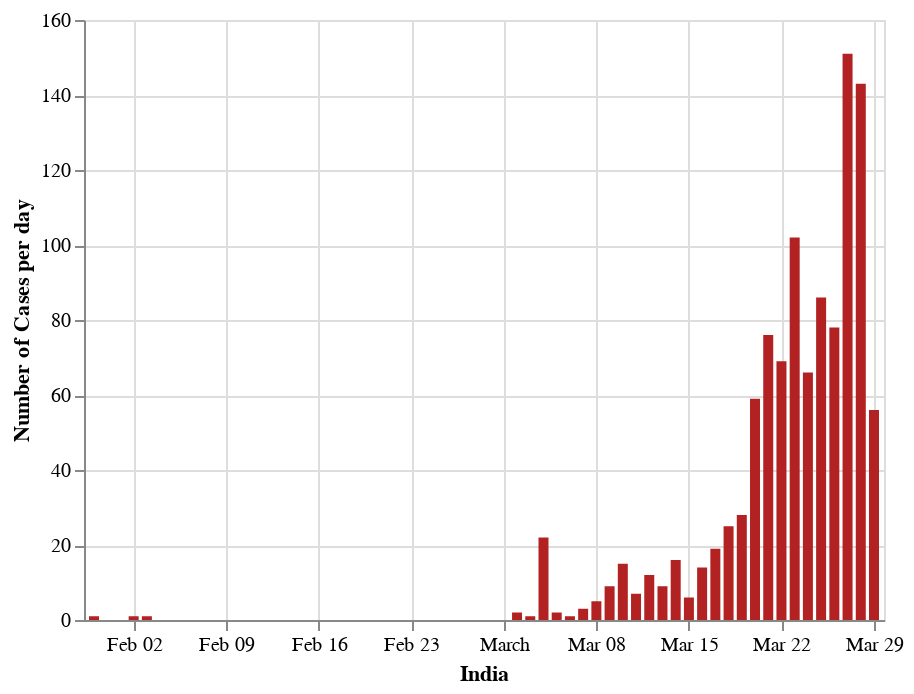

Notebook code cell kept with this figure:
### Code cell
#hide_input
import altair as alt
#draw_plot_alt(graph_df,14,"West Bengal")
wb_df=graph_df.reset_index()
wb_df=wb_df[["diagnosed_date",0]]
wb_df.rename(columns={0:'Cases'},inplace=True)
wb_df=wb_df.groupby("diagnosed_date").sum().reset_index()
#wb_df
alt.Chart(wb_df).mark_bar(color='firebrick').encode(
    alt.X('diagnosed_date', title='India'),
    alt.Y('sum(Cases)', title='Number of Cases per day')
).interactive()

### Figure 1 — Vega-Lite specification as saved in the notebook (floating-point values rounded to 4 significant figures)
{"config": {"view": {"continuousWidth": 400, "continuousHeight": 300}}, "data": {"name": "data-81d271074af3f658ad73b8535de563eb"}, "mark": {"type": "bar", "color": "firebrick"}, "encoding": {"x": {"type": "temporal", "field": "diagnosed_date", "title": "India"}, "y": {"type": "quantitative", "aggregate": "sum", "field": "Cases", "title": "Number of Cases per day"}}, "selection": {"selector150": {"type": "interval", "bind": "scales", "encodings": ["x", "y"]}}, "$schema": "https://vega.github.io/schema/vega-lite/v4.8.1.json", "datasets": {"data-81d271074af3f658ad73b8535de563eb": [{"diagnosed_date": "2020-01-30T00:00:00", "Cases": 1}, {"diagnosed_date": "2020-02-02T00:00:00", "Cases": 1}, {"diagnosed_date": "2020-02-03T00:00:00", "Cases": 1}, {"diagnosed_date": "2020-03-02T00:00:00", "Cases": 2}, {"diagnosed_date": "2020-03-03T00:00:00", "Cases": 1}, {"diagnosed_date": "2020-03-04T00:00:00", "Cases": 22}, {"diagnosed_date": "2020-03-05T00:00:00", "Cases": 2}, {"diagnosed_date": "2020-03-06T00:00:00", "Cases": 1}, {"diagnosed_date": "2020-03-07T00:00:00", "Cases": 3}, {"diagnosed_date": "2020-03-08T00:00:00", "Cases": 5}, {"diagnosed_date": "2020-03-09T00:00:00", "Cases": 9}, {"diagnosed_date": "2020-03-10T00:00:00", "Cases": 15}, {"diagnosed_date": "2020-03-11T00:00:00", "Cases": 7}, {"diagnosed_date": "2020-03-12T00:00:00", "Cases": 12}, {"diagnosed_date": "2020-03-13T00:00:00", "Cases": 9}, {"diagnosed_date": "2020-03-14T00:00:00", "Cases": 16}, {"diagnosed_date": "2020-03-15T00:00:00", "Cases": 6}, {"diagnosed_date": "2020-03-16T00:00:00", "Cases": 14}, {"diagnosed_date": "2020-03-17T00:00:00", "Cases": 19}, {"diagnosed_date": "2020-03-18T00:00:00", "Cases": 25}, {"diagnosed_date": "2020-03-19T00:00:00", "Cases": 28}, {"diagnosed_date": "2020-03-20T00:00:00", "Cases": 59}, {"diagnosed_date": "2020-03-21T00:00:00", "Cases": 76}, {"diagnosed_date": "2020-03-22T00:00:00", "Cases": 69}, {"diagnosed_date": "2020-03-23T00:00:00", "Cases": 102}, {"diagnosed_date": "2020-03-24T00:00:00", "Cases": 66}, {"diagnosed_date": "2020-03-25T00:00:00", "Cases": 86}, {"diagnosed_date": "2020-03-26T00:00:00", "Cases": 78}, {"diagnosed_date": "2020-03-27T00:00:00", "Cases": 151}, {"diagnosed_date": "2020-03-28T00:00:00", "Cases": 143}, {"diagnosed_date": "2020-03-29T00:00:00", "Cases": 56}]}}
